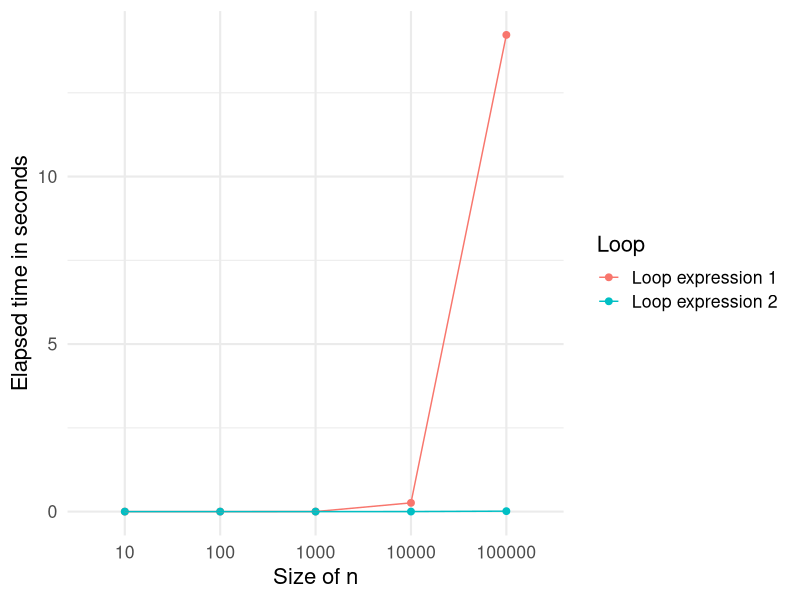

R code for this plot:
## ---- chunk 1
knitr::opts_chunk$set(echo = TRUE, message = FALSE, warning = FALSE,
                      comment = "#>", highlight = TRUE,
                      fig.align = "center")
## ---- chunk 2
if (1 == "1") "coercion  works" else "no coercion "
ifelse(5 > c(1, 10, 2), "hello", "olleh")
## ---- chunk 3
x <- 4
y <- -10

if (x == 0 | y == 0) {
  stop("One of x or y is 0!")
} else if (x / y > 0) {
  print("stink")
} else {
  print("knits")
}
## ---- chunk 4
x <- c(3, 4, 12, 19, 23, 49, 100, 63, 70)

for (i in x) {
  if (sqrt(i) %% 1) {
    next
  }
  print(i)
}
## ---- chunk 5
for (z in c(-1, .5, 0, .5, 1)) {
  k <- 0
  while (abs(cos(k) - z) >= .001) {
    k <- k + 1
  }
  print(k)
}
## ---- chunk 6
system.time({
  Sys.sleep(3) # suspend code execution for 3 seconds
  runif(n = 1) # generate one uniform(0, 1) random variable
})
## ---- chunk 7
system.time({
  n <- 100000
  x <- 1
  for (i in seq_len(n)) {
    x <- c(x, sqrt(x[i] * i))
  }
})
## ---- chunk 8
system.time({
  n <- 100000
  x <- rep(1, n + 1)
  for (i in seq_len(n)) {
    x[i + 1] <- sqrt(x[i] * i)
  }
})
## ---- chunk 9
library(tidyverse)
time_loops <- function(n) {
  loop_1 <- system.time({
    x <- 1
    for (i in seq_len(n)) {
      x <- c(x, sqrt(x[i] * i))
    }
  })
  
  loop_2 <- system.time({
    x <- rep(1, n + 1)
    for (i in seq_len(n)) {
      x[i + 1] <- sqrt(x[i] * i)
    }
  })
  
  tibble(
    n = n,
    loop_1 = loop_1[3],
    loop_2 = loop_2[3]
  )
  
}
## ---- chunk 10
map_df(10 ^ (1:5), time_loops) %>% 
  pivot_longer(cols = loop_1:loop_2, names_to = "loop", values_to = "time") %>% 
  ggplot(aes(x = as.factor(n), y = time, color = loop, group = loop)) +
  geom_point(size = 2) +
  geom_line() +
  scale_color_discrete(labels = c("Loop expression 1", "Loop expression 2")) +
  scale_x_discrete(labels = c("10", "100", "1000", "10000", "100000")) +
  labs(x = "Size of n", y = "Elapsed time in seconds", color = "Loop") +
  theme_minimal(base_size = 16)
